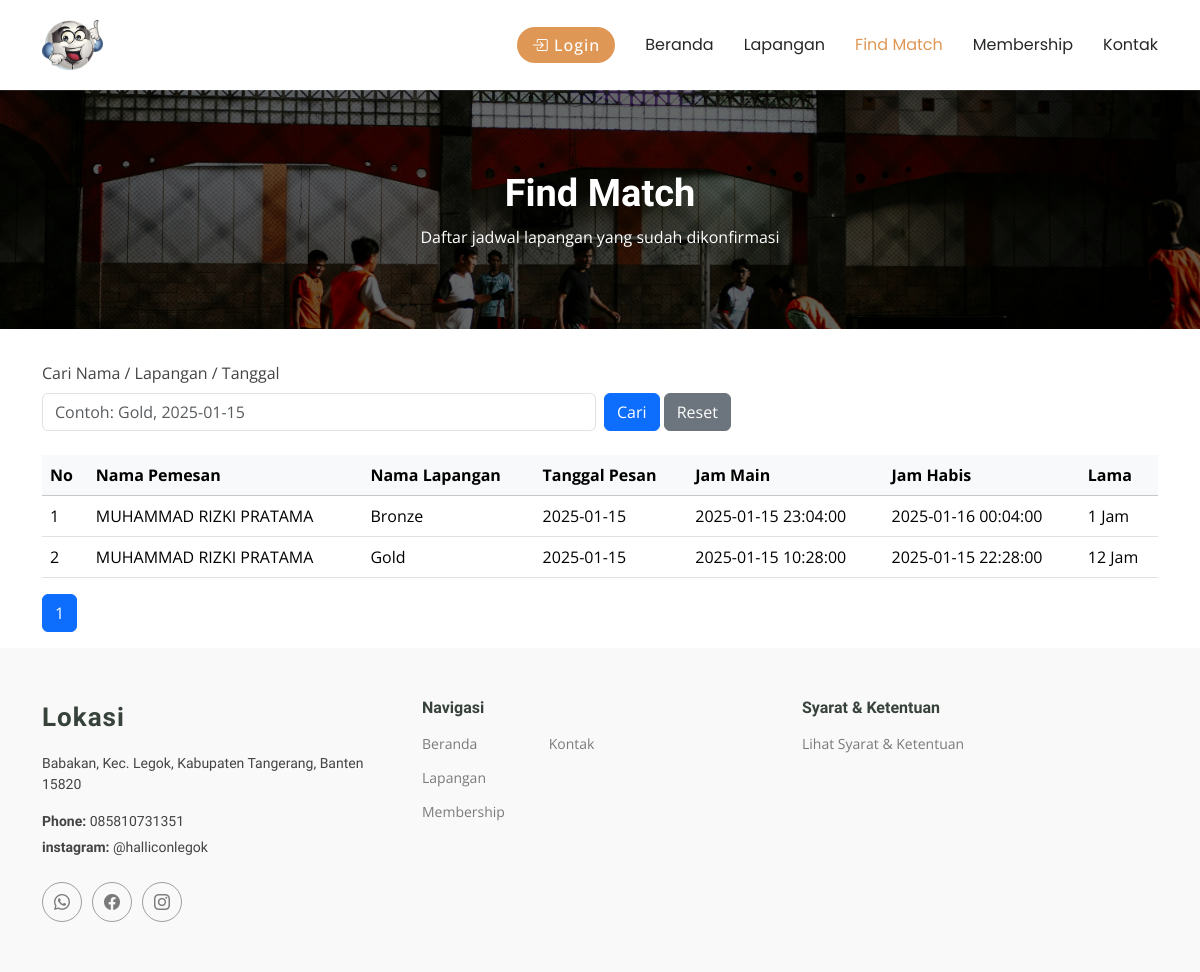
Before: /user/find_match.php with the older database file.
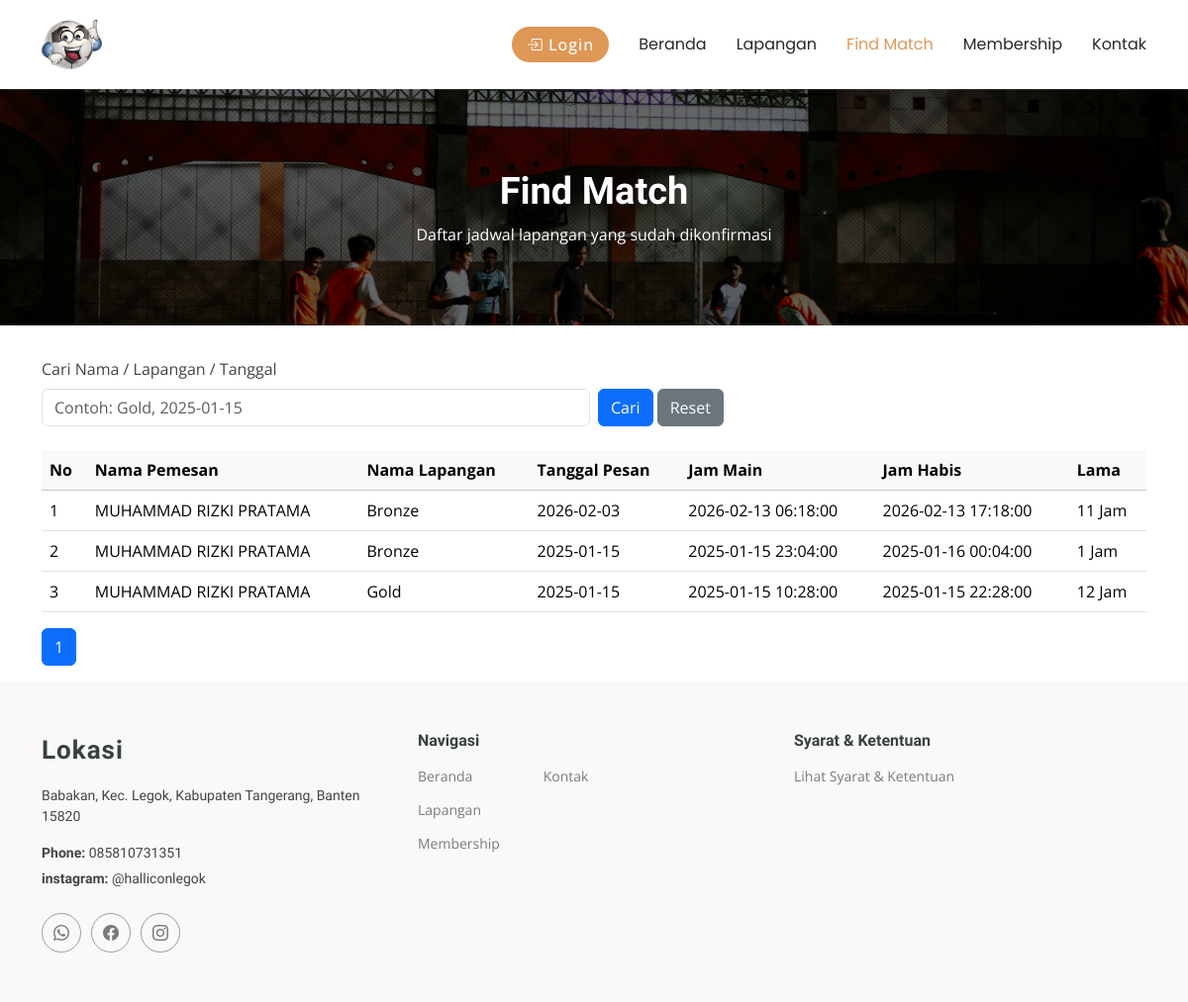
After: the same page with the newer database file.
### tables this page shows
CREATE TABLE `sewa_212279` (
  `212279_id_sewa` int(11) NOT NULL,
  `212279_id_user` int(11) NOT NULL,
  `212279_id_lapangan` int(11) NOT NULL,
  `212279_tanggal_pesan` date NOT NULL,
  `212279_lama_sewa` int(11) NOT NULL,
  `212279_jam_mulai` datetime NOT NULL,
  `212279_jam_habis` datetime NOT NULL,
  `212279_harga` int(11) NOT NULL,
  `212279_total` int(11) NOT NULL
);

CREATE TABLE `user_212279` (
  `212279_id_user` int(11) NOT NULL,
  `212279_email` varchar(50) NOT NULL,
  `212279_password` varchar(32) NOT NULL,
  `212279_no_handphone` varchar(20) NOT NULL,
  `212279_jenis_kelamin` varchar(10) NOT NULL,
  `212279_nama_lengkap` varchar(60) NOT NULL,
  `212279_alamat` text NOT NULL,
  `212279_foto` text NOT NULL
);

CREATE TABLE `lapangan_212279` (
  `212279_id_lapangan` int(11) NOT NULL,
  `212279_nama` varchar(35) NOT NULL,
  `212279_keterangan` text NOT NULL,
  `212279_harga` int(11) NOT NULL,
  `212279_foto` text NOT NULL
);

### functions.php (called while the page is built, shortened)
<?php
$conn = mysqli_connect("localhost", "root", "", "dbfutsal");
function query($query)
{
  global $conn;
  $result = mysqli_query($conn, $query);
  $rows = [];
  while ($row = mysqli_fetch_assoc($result)) {
    $rows[] = $row;
  }
  return $rows;
}

### user/find_match.php (the view, shortened to what the changed rows need)
<?php
require "../functions.php";
$jmlHalamanPerData = 10;
$baseQuery = "FROM sewa_212279
JOIN user_212279 ON sewa_212279.212279_id_user = user_212279.212279_id_user
JOIN lapangan_212279 ON sewa_212279.212279_id_lapangan = lapangan_212279.212279_id_lapangan
LEFT JOIN bayar_212279 ON sewa_212279.212279_id_sewa = bayar_212279.212279_id_sewa
WHERE IFNULL(bayar_212279.212279_konfirmasi,'Belum') = 'Terkonfirmasi'";
$jumlahData = count(query("SELECT sewa_212279.212279_id_sewa $baseQuery"));
$jmlHalaman = max(1, ceil($jumlahData / $jmlHalamanPerData));
$halamanAktif = isset($_GET['halaman']) ? max(1, intval($_GET['halaman'])) : 1;
$halamanAktif = min($halamanAktif, $jmlHalaman);
$awalData = ($jmlHalamanPerData * $halamanAktif) - $jmlHalamanPerData;
$match = query("SELECT sewa_212279.212279_id_sewa,
  user_212279.212279_nama_lengkap,
  lapangan_212279.212279_nama,
  sewa_212279.212279_tanggal_pesan,
  sewa_212279.212279_jam_mulai,
  sewa_212279.212279_jam_habis,
  sewa_212279.212279_lama_sewa
  $baseQuery
  ORDER BY sewa_212279.212279_jam_mulai DESC
  LIMIT $awalData, $jmlHalamanPerData");
$queryParams = [];
?>
<!DOCTYPE html>
<html lang="en">
<head>
  <link href="../assets/vendor/bootstrap/css/bootstrap.min.css" rel="stylesheet">
  <link href="../assets/vendor/bootstrap-icons/bootstrap-icons.css" rel="stylesheet">
  <link href="../assets/vendor/aos/aos.css" rel="stylesheet">
  <link href="../assets/vendor/glightbox/css/glightbox.min.css" rel="stylesheet">
  <link href="../assets/vendor/swiper/swiper-bundle.min.css" rel="stylesheet">
  <link href="../assets/css/main.css" rel="stylesheet">
</head>
<body class="index-page">
  <main class="main">
    <div class="page-title" data-aos="fade">
      <div class="heading">
        <div class="container">
          <div class="row d-flex justify-content-center text-center">
            <div class="col-lg-8">
              <h1>Find Match</h1>
            </div>
          </div>
        </div>
      </div>
    </div>
    <div class="container">
      <div class="table-responsive mt-4">
        <table class="table table-hover">
          <thead class="table-light">
            <tr>
              <th scope="col">No</th>
              <th scope="col">Nama Pemesan</th>
              <th scope="col">Nama Lapangan</th>
              <th scope="col">Tanggal Pesan</th>
              <th scope="col">Jam Main</th>
              <th scope="col">Jam Habis</th>
              <th scope="col">Lama</th>
            </tr>
          </thead>
          <tbody>
            <?php if (empty($match)) : ?>
              <tr>
                <td colspan="7" class="text-center">Belum ada match terkonfirmasi.</td>
              </tr>
            <?php else : ?>
              <?php $i = $awalData + 1; ?>
              <?php foreach ($match as $row) : ?>
                <tr>
                  <td><?= $i++; ?></td>
                  <td><?= $row["212279_nama_lengkap"]; ?></td>
                  <td><?= $row["212279_nama"]; ?></td>
                  <td><?= $row["212279_tanggal_pesan"]; ?></td>
                  <td><?= $row["212279_jam_mulai"]; ?></td>
                  <td><?= $row["212279_jam_habis"]; ?></td>
                  <td><?= $row["212279_lama_sewa"]; ?> Jam</td>
                </tr>
              <?php endforeach; ?>
            <?php endif; ?>
          </tbody>
        </table>
      </div>
      <ul class="pagination">
        <?php
        $baseLink = http_build_query($queryParams);
        $pagePrefix = $baseLink ? $baseLink . '&' : '';
        ?>
        <?php for ($i = 1; $i <= $jmlHalaman; $i++) : ?>
          <?php if ($i == $halamanAktif) : ?>
            <li class="page-item active"><a class="page-link" href="?<?= $pagePrefix; ?>halaman=<?= $i; ?>"><?= $i; ?></a></li>
          <?php else : ?>
            <li class="page-item"><a class="page-link" href="?<?= $pagePrefix; ?>halaman=<?= $i; ?>"><?= $i; ?></a></li>
          <?php endif; ?>
        <?php endfor; ?>
      </ul>
    </div>
  </main>
</body>
</html>

Changed rows visible on the page:
added sewa_212279: user_212279.212279_nama_lengkap "MUHAMMAD RIZKI PRATAMA", lapangan_212279.212279_nama "Bronze", 212279_tanggal_pesan "2026-02-03", 212279_jam_mulai "2026-02-13 06:18:00", 212279_jam_habis "2026-02-13 17:18:00", 212279_lama_sewa "11"
